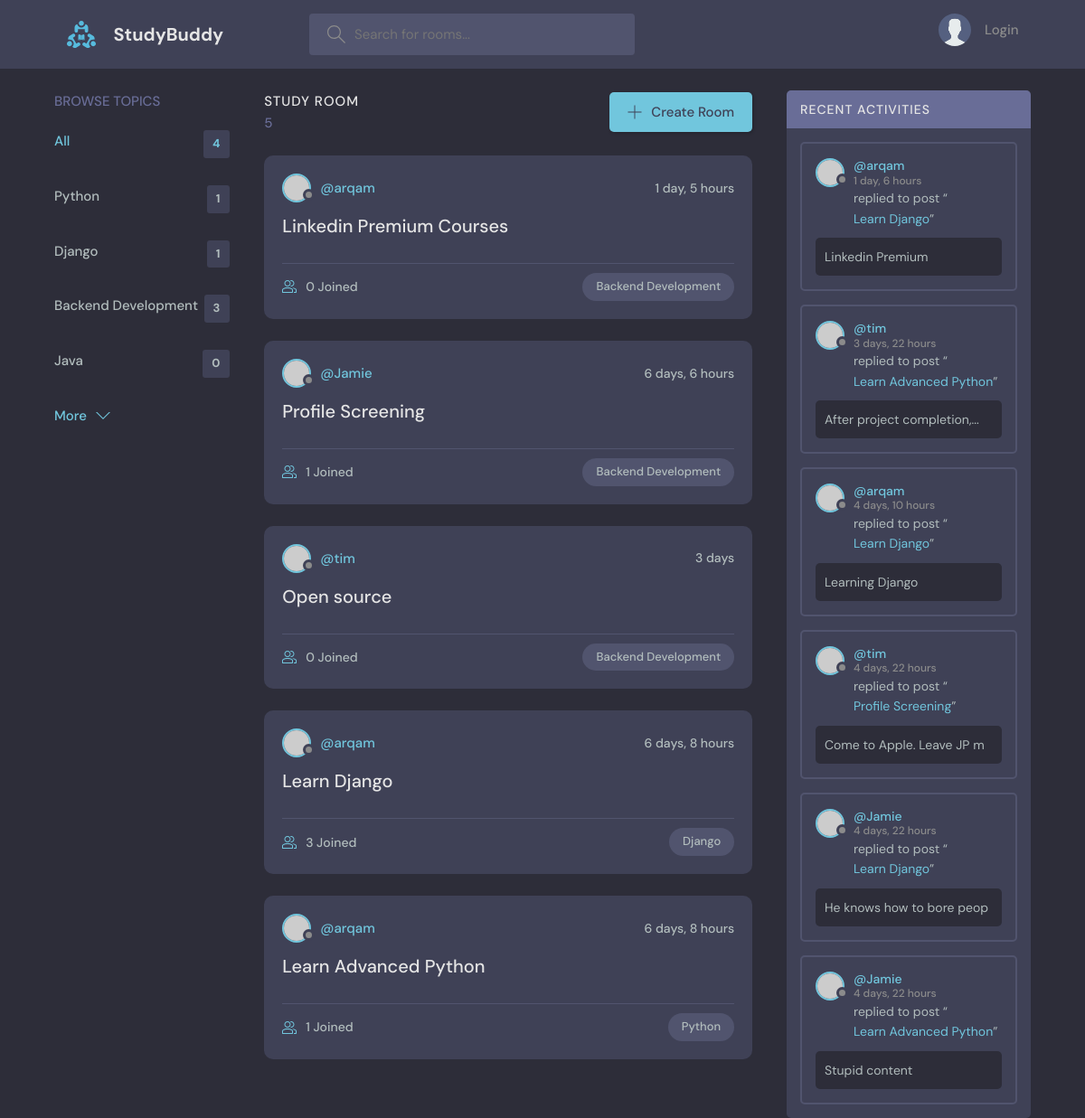
Before: / with the older database file.
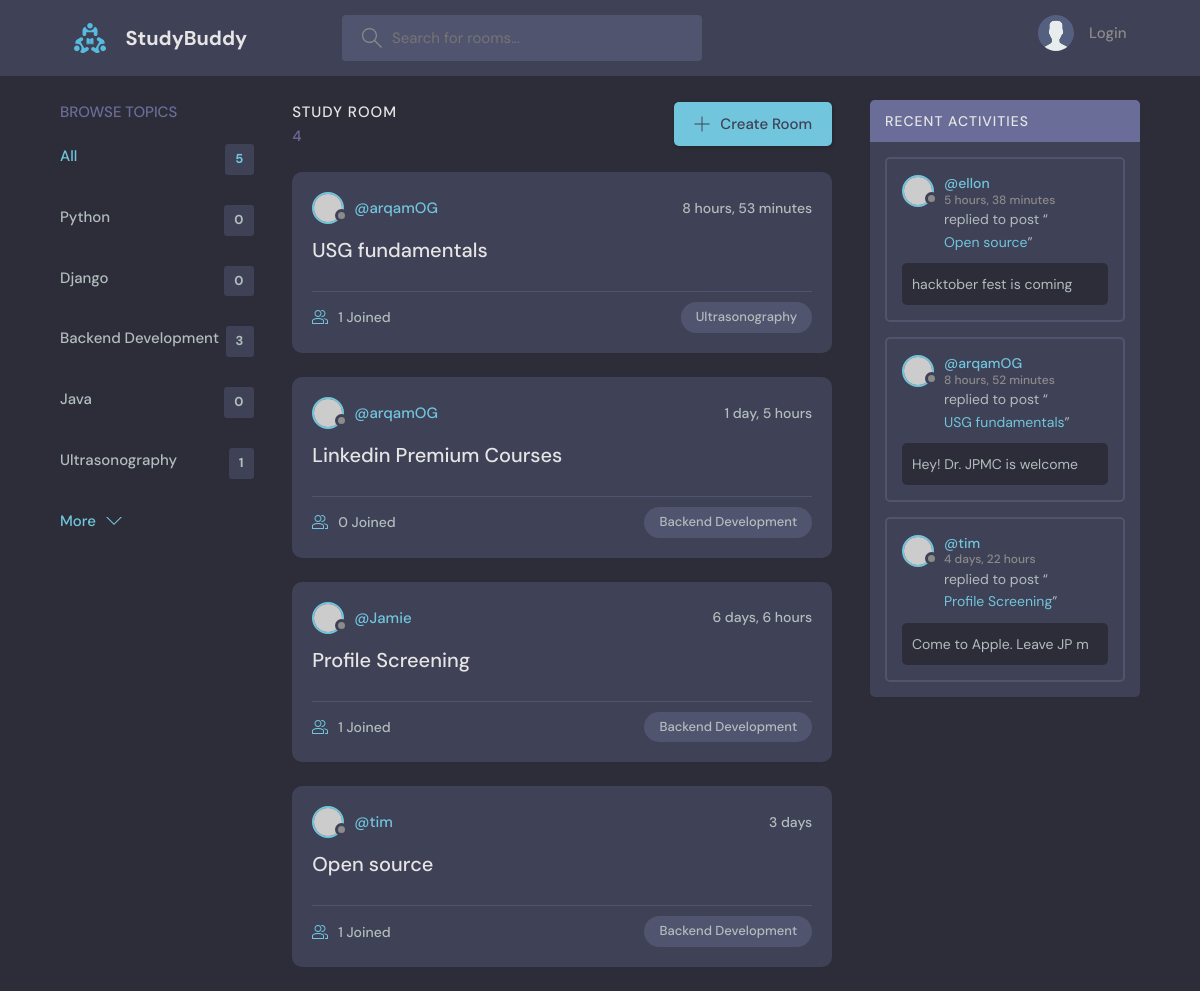
After: the same page with the newer database file.
### base/models.py (models this page shows, shortened)
class Topic(models.Model):
    name = models.CharField(max_length=200)
    def __str__(self):
        return self.name

class Room(models.Model):
    host = models.ForeignKey(User, on_delete=models.SET_NULL, null=True)
    topic = models.ForeignKey(
        Topic, on_delete=models.SET_NULL, null=True, blank=True)
    name = models.CharField(max_length=200)
    description = models.TextField(null=True, blank=True)
    participants = models.ManyToManyField(User, related_name="participants", blank=True)
    updated = models.DateTimeField(auto_now=True)
    created = models.DateTimeField(auto_now_add=True)
    class Meta:
          ordering = ['-updated', '-created']

class Message(models.Model):
    user = models.ForeignKey(User, on_delete=models.CASCADE)
    room = models.ForeignKey(Room, on_delete=models.CASCADE)
    body = models.TextField()
    updated = models.DateTimeField(auto_now=True)
    created = models.DateTimeField(auto_now_add=True)
    class Meta:
        ordering = ['-updated', '-created']
    def __str__(self):
        return self.body[:25] + ('...' if len(self.body) > 50 else '')

### base/views.py (the view)
# urls.py: path('', views.home, name='home'),
def home(request):
    q = request.GET.get('q')
    q = q if q is not None else ''
    rooms = Room.objects.filter(
        Q(topic__name__icontains=q) |
        Q(name__icontains=q) |
        Q(host__username__icontains=q)
    )
    room_count = rooms.count()
    topics = Topic.objects.all()[0:5]
    comments = Message.objects.filter(Q(room__topic__name__icontains=q))
    context = {'rooms': rooms, 'room_count': room_count,
               'topics': topics, 'comments': comments}
    return render(request, 'base/home.html', context)

### base/templates/base/home.html (shortened to what this page needs)
  {% extends 'main.html' %}
  {% block content %}
    <main class="layout layout--3">
      <div class="container">
        {% include 'base/topic_component.html' %}
        <div class="roomList">
          <div class="roomList__header">
            <div>
              <h2>Study Room</h2>
              <p>{{rooms.count}}</p>
            </div>
            <a class="btn btn--main" href="{% url 'create-room' %}">
              <svg version="1.1" xmlns="http://www.w3.org/2000/svg" width="32" height="32" viewBox="0 0 32 32">
                <title>add</title>
                <path
                  d="M16.943 0.943h-1.885v14.115h-14.115v1.885h14.115v14.115h1.885v-14.115h14.115v-1.885h-14.115v-14.115z"
                ></path>
              </svg>
              Create Room
            </a>
          </div>
          {% include 'base/feed_component.html' %}
        </div>
        {% include 'base/activity_component.html' %}
      </div>
    </main>
  {% endblock content %}

### base/templates/base/topic_component.html
<div class="topics">
  <div class="topics__header">
    <h2>Browse Topics</h2>
  </div>
  <ul class="topics__list">
    <li>
      <a href="{% url 'home' %}" class="active">All <span>{{topics.count}}</span></a>
    </li>
    {% for topic in topics %}
    <li>
      <a href="{% url 'home'%}?q={{topic.name}}">{{topic.name}}<span>{{topic.room_set.all.count}}</span></a>
    </li>
    {% endfor %}
  </ul>
  <a class="btn btn--link" href="{% url 'topics' %}">
    More
    <svg version="1.1" xmlns="http://www.w3.org/2000/svg" width="32" height="32" viewBox="0 0 32 32">
      <title>chevron-down</title>
      <path d="M16 21l-13-13h-3l16 16 16-16h-3l-13 13z"></path>
    </svg>
  </a>
</div>

### base/templates/base/feed_component.html (shortened to what this page needs)
{% for room in rooms %}
          <div class="roomListRoom">
            <div class="roomListRoom__header">
              <a href="{% url 'user-profile' room.host.id%}" class="roomListRoom__author">
                <div class="avatar avatar--small">
                  <img src="https://randomuser.me/api/portraits/women/11.jpg" />
                </div>
                <span>@{{room.host.username}}</span>
              </a>
              <div class="roomListRoom__actions">
                <span>{{room.created|timesince}}</span>
              </div>
            </div>
            <div class="roomListRoom__content">
              <a href="{% url 'room' room.id %}">{{room.name}}</a>
            </div>
            <div class="roomListRoom__meta">
              <a href="{% url 'room' room.id %}" class="roomListRoom__joined">
                {{room.participants.all.count}} Joined
              </a>
              <p class="roomListRoom__topic">{{room.topic}}</p>
            </div>
          </div>
          {% endfor %}

### base/templates/base/activity_component.html (shortened to what this page needs)
<div class="activities">
  <div class="activities__header">
    <h2>Recent Activities</h2>
  </div>
  {% for comment in comments %}
  <div class="activities__box">
    <div class="activities__boxHeader roomListRoom__header">
      <a
        href="{% url 'user-profile' comment.user.id %}"
        class="roomListRoom__author"
      >
        <div class="avatar avatar--small">
          <img src="https://randomuser.me/api/portraits/women/11.jpg" />
        </div>
        <p>
          @{{comment.user.username}}
          <span>{{comment.created|timesince}}</span>
        </p>
      </a>
    </div>
    <div class="activities__boxContent">
      <p>
        replied to post “<a href="{% url 'room' comment.room.id %}"
          >{{comment.room.name}}</a
        >”
      </p>
      <div class="activities__boxRoomContent">{{comment}}</div>
    </div>
  </div>
  {% endfor %}
</div>

Changed rows visible on the page:
removed Room: host.username "arqam", created "6 days, 8 hours", name "Learn Django", participants.all.count "3", topic "Django"
removed Room: host.username "arqam", created "6 days, 8 hours", name "Learn Advanced Python", participants.all.count "1", topic "Python"
removed Message: user.username "arqam", created "1 day, 6 hours", room.name "Learn Django", body "Linkedin Premium"
removed Message: user.username "tim", created "3 days, 22 hours", room.name "Learn Advanced Python", body "After project completion,..."
removed Message: user.username "arqam", created "4 days, 10 hours", room.name "Learn Django", body "Learning Django"
removed Message: user.username "Jamie", created "4 days, 22 hours", room.name "Learn Django", body "He knows how to bore peop"
removed Message: user.username "Jamie", created "4 days, 22 hours", room.name "Learn Advanced Python", body "Stupid content"
computed for Topic "Python": room_set.all.count "1" → "0"
computed for Topic "Django": room_set.all.count "1" → "0"
added Topic: name "Ultrasonography", room_set.all.count "1"
added Room: host.username "arqamOG", created "8 hours, 53 minutes", name "USG fundamentals", participants.all.count "1", topic "Ultrasonography"
changed through a linked row, Room "Linkedin Premium Courses": host.username "arqam" → "arqamOG"
computed for Room "Open source": participants.all.count "0" → "1"
added Message: user.username "ellon", created "5 hours, 38 minutes", room.name "Open source", body "hacktober fest is coming"
added Message: user.username "arqamOG", created "8 hours, 52 minutes", room.name "USG fundamentals", body "Hey! Dr. JPMC is welcome"
Other visible differences:
{{ topics.count }}: "4" → "5"
{{ rooms.count }}: "5" → "4"
